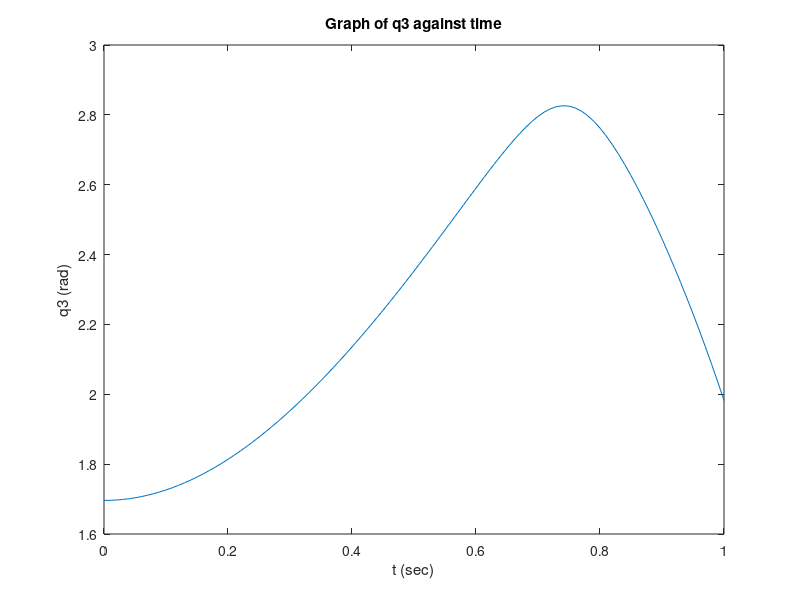

Recreate this plot in MATLAB.
n = 0;
for t = 0:0.01:1;
n = n+1;
p_x = 1.0*t.^2;
p_y = 0.3*t.^2;
p_z = 0.5*t;
L2 = 0.6;
L3 = 0.5;
L4 = 0.4;
d_1(1,n) = p_z;
c3=((p_x-L2)^2+(p_y)^2-L3^2-L4^2)/(2*L4*L3);
s3=sqrt((1-c3^2));
q3(1,n)=atan2(s3,c3);
K1=L2+L3*c3;
K2=L3*s3;
q2(1,n)=atan2((p_y),(p_x-L2))-atan2(K2,K1);
end
t = 0:0.01:1;

plot(t,d_1);
title('Graph of d1 against time');
xlabel('t (sec)');
ylabel('d1 (m)');

plot(t,q2);
title('Graph of q2 against time');
xlabel('t (sec)');
ylabel('q3 (rad)');

plot(t,q3);
title('Graph of q3 against time');
xlabel('t (sec)');
ylabel('q3 (rad)');